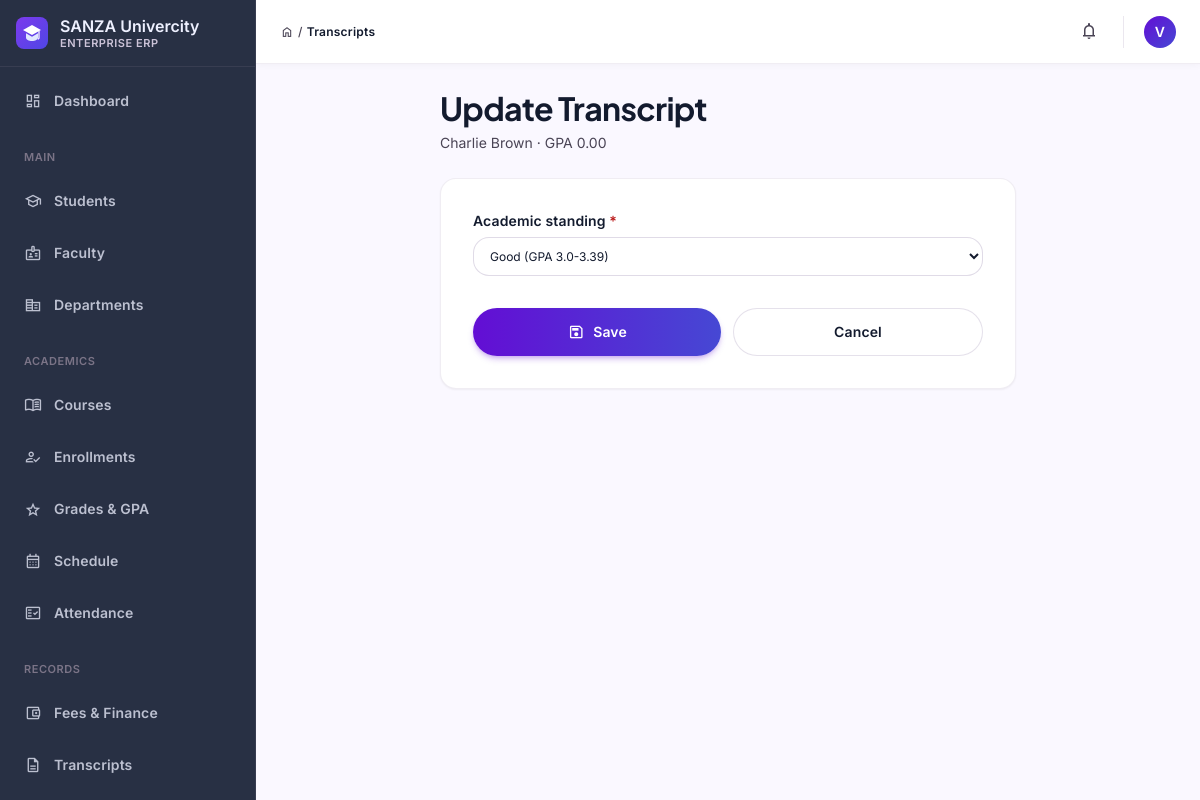
/students/transcripts/update/1/ (signed in), run on the app's committed database.
### students/models.py (models this page shows, shortened)
class User(AbstractUser):
    ROLE_CHOICES = (
        ('admin', 'Administrator'),
        ('faculty', 'Faculty/Instructor'),
        ('student', 'Student'),
    )
    role = models.CharField(max_length=20, choices=ROLE_CHOICES, default='student')
    phone = models.CharField(max_length=20, blank=True, null=True)
    department = models.CharField(max_length=100, blank=True, null=True)
    enrollment_year = models.IntegerField(blank=True, null=True)
    class Meta:
        ordering = ['-date_joined']

class Student(models.Model):
    DEPARTMENT_CHOICES = (
        ('cse', 'Computer Science & Engineering'),
        ('ece', 'Electronics & Communication'),
        ('me', 'Mechanical Engineering'),
        ('ce', 'Civil Engineering'),
        ('eee', 'Electrical & Electronics'),
        ('it', 'Information Technology'),
    )
    user = models.OneToOneField(User, on_delete=models.CASCADE, related_name='student_profile', blank=True, null=True)
    name = models.CharField(max_length=120)
    roll_number = models.CharField(max_length=60, unique=True)
    email = models.EmailField(max_length=254)
    phone = models.CharField(max_length=20)
    department = models.CharField(max_length=100, choices=DEPARTMENT_CHOICES)
    date_of_birth = models.DateField()
    enrollment_year = models.IntegerField(blank=True, null=True, default=2024)
    created_at = models.DateTimeField(auto_now_add=True)
    class Meta:
        ordering = ['-created_at']

class Transcript(models.Model):
    student = models.OneToOneField(Student, on_delete=models.CASCADE, related_name='transcript')
    cumulative_gpa = models.DecimalField(max_digits=4, decimal_places=2, default=0, editable=False)
    total_credits_completed = models.IntegerField(default=0, editable=False)
    total_credits_attempted = models.IntegerField(default=0, editable=False)
    total_courses_passed = models.IntegerField(default=0, editable=False)
    total_courses_failed = models.IntegerField(default=0, editable=False)
    cumulative_percentage = models.DecimalField(max_digits=5, decimal_places=2, default=0, editable=False)
    academic_standing = models.CharField(max_length=50, default='Good', choices=[
        ('Excellent', 'Excellent (GPA >= 3.7)'),
        ('Very Good', 'Very Good (GPA 3.4-3.69)'),
        ('Good', 'Good (GPA 3.0-3.39)'),
        ('Satisfactory', 'Satisfactory (GPA 2.0-2.99)'),
        ('Probation', 'Probation (GPA < 2.0)'),
    ])
    last_updated = models.DateTimeField(auto_now=True)
    generated_date = models.DateTimeField(auto_now_add=True)
    class Meta:
        verbose_name_plural = "Transcripts"
        ordering = ['-generated_date']

### students/views.py (the view)
# urls.py: path('transcripts/update/<int:transcript_id>/', views.transcript_update, name='transcript_update'),
@login_required(login_url='login')
@admin_only
def transcript_update(request, transcript_id):
    transcript = get_object_or_404(Transcript, pk=transcript_id)
    form = TranscriptForm(request.POST or None, instance=transcript)
    if form.is_valid():
        transcript.update_transcript()
        form.save()
        messages.success(request, 'Transcript updated successfully!')
        return redirect('transcript_detail', student_id=transcript.student.id)
    context = {
        'form': form,
        'transcript': transcript,
        'title': 'Update Transcript',
        'student': transcript.student
    }
    return render(request, 'students/transcript_form.html', context)

### students/forms.py
class TranscriptForm(forms.ModelForm):
    class Meta:
        model = Transcript
        fields = ['academic_standing']
        widgets = {
            'academic_standing': forms.Select(attrs={'class': 'w-full px-3 py-2.5 rounded-lg border border-outline-variant/60 bg-surface-container-lowest text-on-surface font-body-sm text-body-sm placeholder:text-outline focus:outline-none focus:border-primary focus:ring-4 focus:ring-primary/15 transition-all'}),
        }

### students/context_processors.py (called while the page is built)
def nav_context(request):
    unread_notifications = 0
    user = getattr(request, 'user', None)
    if user is not None and user.is_authenticated:
        unread_notifications = Notification.objects.filter(
            recipient=user, is_read=False
        ).count()
    return {
        'nav_unread_notifications': unread_notifications,
    }

### students/views.py (called while the page is built)
def admin_only(func):
    @wraps(func)
    def wrapper(request, *args, **kwargs):
        if not request.user.is_authenticated or not (request.user.is_staff or request.user.is_superuser):
            messages.error(request, 'You do not have permission to access this page.')
            return redirect('login')
        return func(request, *args, **kwargs)
    return wrapper

### students/templates/students/transcript_form.html (shortened to what this page needs)
{% extends "base.html" %}
{% block breadcrumb %}Transcripts{% endblock %}
{% block content %}
<div class="max-w-xl mx-auto">
  <div class="mb-space-lg">
    <h1 class="font-headline-lg text-headline-lg text-on-surface">{{ title }}</h1>
    <p class="font-body-md text-body-md text-on-surface-variant mt-1">{{ student.name }} · GPA {{ transcript.cumulative_gpa }}</p>
  </div>
  <div class="bg-surface-container-lowest rounded-2xl border border-outline-variant/30 shadow-sm p-8">
    <form method="post" class="flex flex-col gap-space-lg">
      {% include "partials/_form_fields.html" %}
      <div class="flex flex-col sm:flex-row gap-space-sm mt-2">
        <button type="submit" class="flex-1 inline-flex items-center justify-center gap-2 px-4 py-2.5 rounded-xl bg-gradient-to-r from-primary to-secondary text-on-primary font-label-lg text-label-lg shadow-md shadow-primary/25 hover:opacity-90 transition-all">
          <span class="material-symbols-outlined text-lg">save</span> Save
        </button>
        <a href="{% url 'transcript_detail' student.id %}" class="flex-1 inline-flex items-center justify-center gap-2 px-4 py-2.5 rounded-xl bg-surface-container-lowest border border-outline-variant/50 text-on-surface font-label-lg text-label-lg hover:bg-surface-container-low transition-all">Cancel</a>
      </div>
    </form>
  </div>
</div>
{% endblock %}

### students/templates/base.html (shortened to what this page needs)
{% load static %}<!DOCTYPE html>
<html lang="en">
<head>
{% include "partials/_design_tokens.html" %}
</head>
<body class="bg-surface font-body-md text-on-surface antialiased">
<aside id="sidebar" class="fixed left-0 top-0 h-full w-64 bg-inverse-surface border-r border-outline/20 z-50 flex flex-col justify-between overflow-y-auto -translate-x-full lg:translate-x-0 transition-transform duration-200">
  <div class="flex flex-col">
    <div class="flex items-center gap-space-sm px-space-md py-space-md border-b border-outline/20">
      <div class="flex flex-col min-w-0">
        <span class="font-title-md text-title-md text-inverse-on-surface leading-tight truncate">SANZA Univercity</span>
        <span class="font-label-sm text-label-sm text-outline-variant uppercase tracking-wider">Enterprise ERP</span>
      </div>
    </div>
    <nav class="px-space-sm py-space-sm flex flex-col gap-space-xs">
      {% url 'dashboard' as dash_url %}
      <a href="{{ dash_url }}" class="flex items-center gap-space-sm px-space-sm py-2 rounded-xl transition-all {% if request.resolver_match.url_name in 'dashboard,admin_dashboard,faculty_dashboard,student_portal' %}nav-active{% else %}text-inverse-on-surface/75 hover:bg-surface-container-highest/10 hover:text-inverse-on-surface{% endif %}">
        <span class="material-symbols-outlined text-lg">dashboard</span><span class="font-label-lg text-label-lg">Dashboard</span>
      </a>
      {% if user.is_staff or user.is_superuser %}
      <div class="px-space-sm pt-space-sm pb-1"><span class="font-label-sm text-label-sm text-outline uppercase tracking-wider">Main</span></div>
      <a href="{% url 'student_list' %}" class="flex items-center gap-space-sm px-space-sm py-2 rounded-xl transition-all {% if request.resolver_match.url_name == 'student_list' %}nav-active{% else %}text-inverse-on-surface/75 hover:bg-surface-container-highest/10 hover:text-inverse-on-surface{% endif %}"><span class="material-symbols-outlined text-lg">school</span><span class="font-label-lg text-label-lg">Students</span></a>
      <a href="{% url 'faculty_reports_dashboard' %}" class="flex items-center gap-space-sm px-space-sm py-2 rounded-xl transition-all {% if request.resolver_match.url_name in 'faculty_reports_dashboard,faculty_analytics,faculty_performance_compare' %}nav-active{% else %}text-inverse-on-surface/75 hover:bg-surface-container-highest/10 hover:text-inverse-on-surface{% endif %}"><span class="material-symbols-outlined text-lg">badge</span><span class="font-label-lg text-label-lg">Faculty</span></a>
      <a href="{% url 'department_list' %}" class="flex items-center gap-space-sm px-space-sm py-2 rounded-xl transition-all {% if request.resolver_match.url_name == 'department_list' %}nav-active{% else %}text-inverse-on-surface/75 hover:bg-surface-container-highest/10 hover:text-inverse-on-surface{% endif %}"><span class="material-symbols-outlined text-lg">corporate_fare</span><span class="font-label-lg text-label-lg">Departments</span></a>
      {% endif %}
      <div class="px-space-sm pt-space-sm pb-1"><span class="font-label-sm text-label-sm text-outline uppercase tracking-wider">Academics</span></div>
      <a href="{% url 'course_list' %}" class="flex items-center gap-space-sm px-space-sm py-2 rounded-xl transition-all {% if request.resolver_match.url_name in 'course_list,course_analytics' %}nav-active{% else %}text-inverse-on-surface/75 hover:bg-surface-container-highest/10 hover:text-inverse-on-surface{% endif %}"><span class="material-symbols-outlined text-lg">menu_book</span><span class="font-label-lg text-label-lg">Courses</span></a>
      {% if user.is_staff or user.is_superuser %}
      <a href="{% url 'enrollment_list' %}" class="flex items-center gap-space-sm px-space-sm py-2 rounded-xl transition-all {% if request.resolver_match.url_name == 'enrollment_list' %}nav-active{% else %}text-inverse-on-surface/75 hover:bg-surface-container-highest/10 hover:text-inverse-on-surface{% endif %}"><span class="material-symbols-outlined text-lg">how_to_reg</span><span class="font-label-lg text-label-lg">Enrollments</span></a>
      {% endif %}
      <a href="{% url 'grade_list' %}" class="flex items-center gap-space-sm px-space-sm py-2 rounded-xl transition-all {% if request.resolver_match.url_name == 'grade_list' %}nav-active{% else %}text-inverse-on-surface/75 hover:bg-surface-container-highest/10 hover:text-inverse-on-surface{% endif %}"><span class="material-symbols-outlined text-lg">grade</span><span class="font-label-lg text-label-lg">Grades &amp; GPA</span></a>
      <a href="{% url 'schedule_dashboard' %}" class="flex items-center gap-space-sm px-space-sm py-2 rounded-xl transition-all {% if request.resolver_match.url_name == 'schedule_dashboard' %}nav-active{% else %}text-inverse-on-surface/75 hover:bg-surface-container-highest/10 hover:text-inverse-on-surface{% endif %}"><span class="material-symbols-outlined text-lg">calendar_month</span><span class="font-label-lg text-label-lg">Schedule</span></a>
      <a href="{% url 'attendance_list' %}" class="flex items-center gap-space-sm px-space-sm py-2 rounded-xl transition-all {% if request.resolver_match.url_name in 'attendance_list,attendance_record,attendance_update' %}nav-active{% else %}text-inverse-on-surface/75 hover:bg-surface-container-highest/10 hover:text-inverse-on-surface{% endif %}"><span class="material-symbols-outlined text-lg">fact_check</span><span class="font-label-lg text-label-lg">Attendance</span></a>
      <div class="px-space-sm pt-space-sm pb-1"><span class="font-label-sm text-label-sm text-outline uppercase tracking-wider">Records</span></div>
      <a href="{% url 'fee_list' %}" class="flex items-center gap-space-sm px-space-sm py-2 rounded-xl transition-all {% if request.resolver_match.url_name == 'fee_list' %}nav-active{% else %}text-inverse-on-surface/75 hover:bg-surface-container-highest/10 hover:text-inverse-on-surface{% endif %}"><span class="material-symbols-outlined text-lg">account_balance_wallet</span><span class="font-label-lg text-label-lg">Fees &amp; Finance</span></a>
      <a href="{% url 'transcript_list' %}" class="flex items-center gap-space-sm px-space-sm py-2 rounded-xl transition-all {% if request.resolver_match.url_name in 'transcript_list,transcript_detail' %}nav-active{% else %}text-inverse-on-surface/75 hover:bg-surface-container-highest/10 hover:text-inverse-on-surface{% endif %}"><span class="material-symbols-outlined text-lg">description</span><span class="font-label-lg text-label-lg">Transcripts</span></a>
      <a href="{% url 'degree_audit_list' %}" class="flex items-center gap-space-sm px-space-sm py-2 rounded-xl transition-all {% if request.resolver_match.url_name in 'degree_audit_list,degree_audit_detail' %}nav-active{% else %}text-inverse-on-surface/75 hover:bg-surface-container-highest/10 hover:text-inverse-on-surface{% endif %}"><span class="material-symbols-outlined text-lg">checklist</span><span class="font-label-lg text-label-lg">Degree Audit</span></a>
    </nav>
  </div>
</aside>
<div class="lg:pl-64">
  <header class="sticky top-0 h-16 bg-surface-container-lowest border-b border-outline-variant/30 shadow-[0_1px_8px_rgba(0,0,0,0.04)] z-30 flex items-center justify-between px-space-md lg:px-space-lg gap-space-sm">
    <div class="flex items-center gap-space-md flex-1 min-w-0">
      <div class="hidden sm:flex items-center gap-1 text-on-surface-variant font-label-md text-label-md flex-shrink-0">
        <span class="material-symbols-outlined text-sm">home</span><span>/</span>
        <span class="text-on-surface font-semibold">{% block breadcrumb %}Console{% endblock %}</span>
      </div>
    </div>
    <div class="flex items-center gap-space-sm flex-shrink-0">
      {% if user.is_authenticated %}
      <a href="{% url 'notification_list' %}" aria-label="Notifications" class="relative p-2 rounded-lg text-on-surface-variant hover:bg-surface-container-low transition-colors">
        <span class="material-symbols-outlined text-xl">notifications</span>
      </a>
      <div class="flex items-center gap-space-sm pl-1">
        <div class="w-8 h-8 rounded-full bg-gradient-to-br from-primary to-secondary flex items-center justify-center text-on-primary font-label-lg text-label-lg flex-shrink-0">
          {{ user.get_full_name|default:user.username|slice:":1"|upper }}
        </div>
      </div>
      {% else %}
      <a href="{% url 'login' %}" class="px-4 py-2 rounded-xl bg-gradient-to-r from-primary to-secondary text-on-primary font-label-lg text-label-lg">Sign in</a>
      {% endif %}
    </div>
  </header>
  <main class="w-full px-space-md lg:px-space-lg py-space-lg bg-surface-bright min-h-[calc(100vh-4rem)]">
    {% block content %}{% endblock %}
  </main>
</div>
</body>
</html>

### students/templates/partials/_form_fields.html (shortened to what this page needs)
{% for field in form %}
  {% if field.field.widget.input_type == 'checkbox' %}
  <div class="flex items-center gap-2">
    {{ field }}
    <label for="{{ field.id_for_label }}" class="font-label-lg text-label-lg text-on-surface">{{ field.label }}</label>
  </div>
  {% else %}
  <div>
    <label for="{{ field.id_for_label }}" class="block font-label-lg text-label-lg text-on-surface mb-1.5">
      {{ field.label }}{% if field.field.required %} <span class="text-error">*</span>{% endif %}
    </label>
    {{ field }}
  </div>
  {% endif %}
{% endfor %}

### data on the page
User: get_full_name "V"
Student: name "Charlie Brown"
Transcript: form "Good (GPA 3.0-3.39)"

### other printed values
{{ title }} "Update Transcript"
{{ field.label }} "Academic standing"
